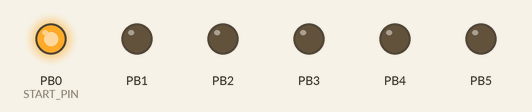
The program below on a simulated ATtiny85, built with avr-gcc and run on an emulated ATtiny85. Shown: output pins drawn as LEDs (lit = HIGH).

Above: at 0.2 s.
At 1.7 s:
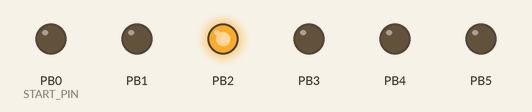
At 2.5 s:
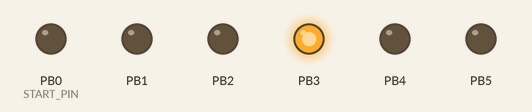
At 3.2 s:
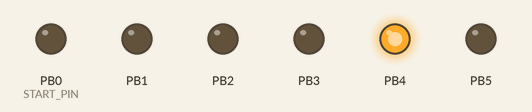
At 4.0 s:
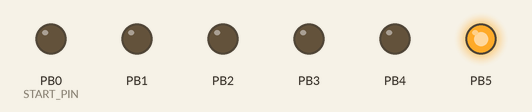
At 5.5 s:
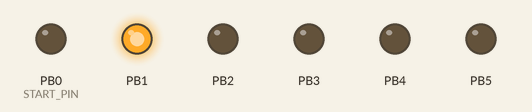
Timing chart, 0 to 5.9 s (numbered marks = the images above):
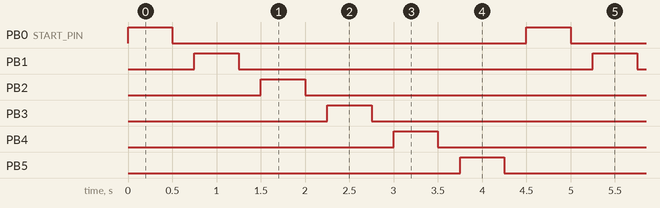

The program:

main.cpp
```cpp
#include <Arduino.h>
#include <util/delay.h>

#if defined(HW_SERIAL) || defined(SW_SERIAL) || defined(LIGHT_SERIAL)
#define SERIAL_EN
#define SERIAL_BAUD 115200
#endif

#ifdef SERIAL_EN
  #ifdef _ATmega_x8_
    #define START_PIN  2
    #define PINS_COUNT 14
  #else
    #define START_PIN  0
    #define PINS_COUNT 3
  #endif
#else
  #ifdef _ATmega_x8_
    #define START_PIN  0
    #define PINS_COUNT 16
  #else
    #define START_PIN  0
    #define PINS_COUNT 6
  #endif
#endif

#ifdef LIGHT_SERIAL
#include <ATtinySerialOut.h>
#endif
#ifdef SW_SERIAL
#include <SoftwareSerial.h>
#endif

#ifdef SW_SERIAL
#define PIN_RX -1
#define PIN_TX 3
SoftwareSerial mySerial(PIN_RX, PIN_TX);
#define Serial mySerial
#endif

#define ON_TIME_MS 500
#define OFF_TIME_MS 250

void setup() {
  for (uint8_t i = 0; i < PINS_COUNT; i++)
    pinMode(START_PIN + i, OUTPUT);

  #ifdef SERIAL_EN
  Serial.begin(SERIAL_BAUD);
  Serial.println(F("Hello,"));
  Serial.println(F("I'm"));
  #if defined(__AVR_ATtiny85__)
  Serial.println(F("ATTINY85!"));
  #endif
  #if defined(__AVR_ATtiny13__)
  Serial.println(F("ATTINY13!"));
  #endif
  #if defined(__AVR_Atmega328__)
  Serial.println(F("ATMEGA328P!"));
  #endif
  #endif
}

uint8_t state = 0;

void loop() {
  uint8_t pinNumber = state++ % PINS_COUNT;
  digitalWrite(START_PIN + pinNumber, HIGH);
  _delay_ms(ON_TIME_MS);
  digitalWrite(START_PIN + pinNumber, LOW);

  #ifdef SERIAL_EN
  Serial.println(millis());
  #endif

  _delay_ms(OFF_TIME_MS);
}
```

Measured:
- by itself, PB0 (START_PIN), PB1–5: alternates HIGH for 0.50 s and LOW for 4.0 s
- by itself, everything shown: repeats every 4.5 s, in 12 steps
